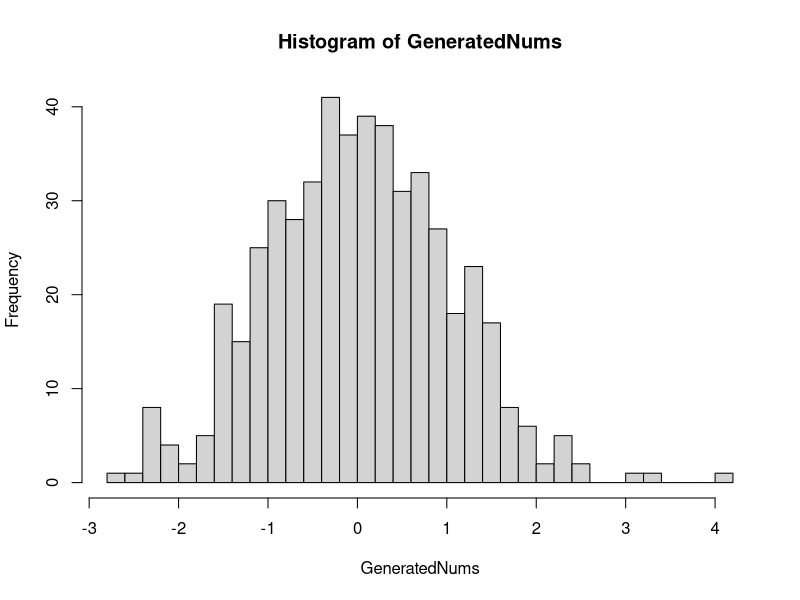
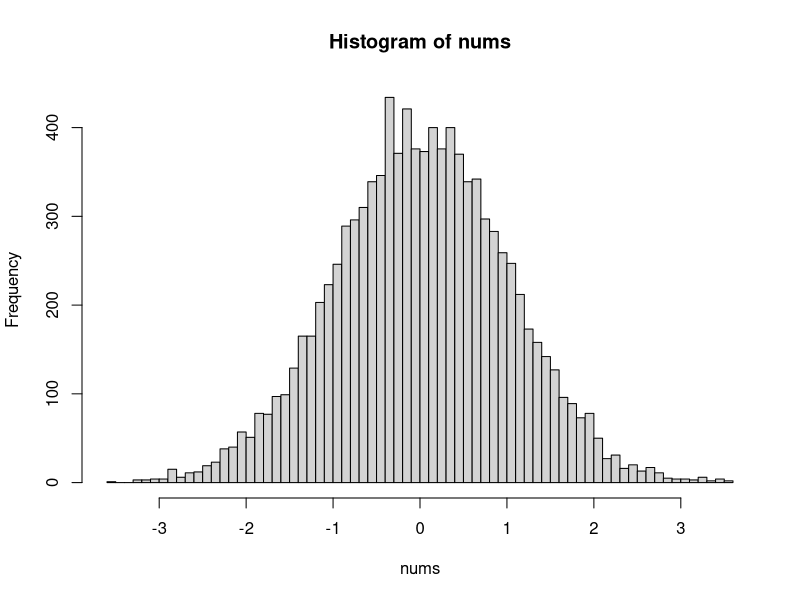

R code for these plots, in order:
### Two: Using Seq()
seq(from=3, to=15, by=3) # [1]  3  6  9 12 15
seq(3, 99, 4) # [1]  3  7 11 15 19 23 27 31 35 39 43 47 51 55 59 63 67 71 75 79 83 87 91 95 99

#### Find the sum of all even numbers between 2 and 100
sum( seq(2, 100, 2) ) # 2550

### Three: Generate 500 random numbers from Normal Dist, U=0, SD=1, Plot as histogram
GeneratedNums = rnorm(500, 0, 1)
hist(GeneratedNums, 25)

makeHist = function(num) {
  nums = rnorm(num, 0, 1) 
  bins = ceiling(num ** 0.5)
  hist(nums, bins)
}

makeHist(10000)

### Useful Funcs
# rexp(n, lambda) # n observations of Exp dist
# dexp(x, lambda) # evals Exp dist at point x
# pexp(x, lambda) # evals probability p(X < x)
# exp(-lambda*x) # e^kx

